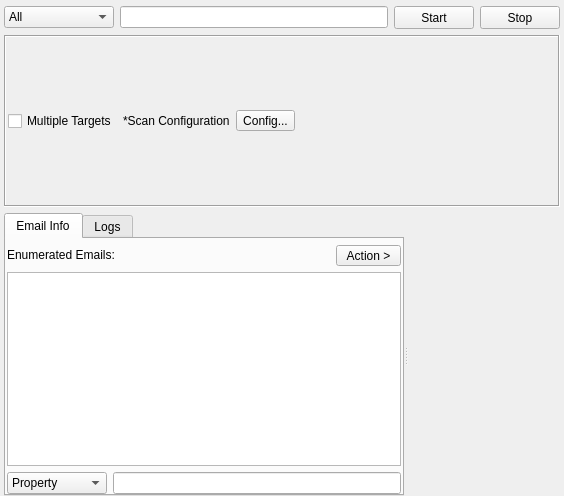
<?xml version="1.0" encoding="UTF-8"?>
<ui version="4.0">
 <class>EmailTool</class>
 <widget class="QWidget" name="EmailTool">
  <property name="geometry">
   <rect>
    <x>0</x>
    <y>0</y>
    <width>564</width>
    <height>496</height>
   </rect>
  </property>
  <property name="windowTitle">
   <string>Email Tool</string>
  </property>
  <layout class="QVBoxLayout" name="verticalLayout_2">
   <property name="leftMargin">
    <number>4</number>
   </property>
   <property name="topMargin">
    <number>6</number>
   </property>
   <property name="rightMargin">
    <number>4</number>
   </property>
   <property name="bottomMargin">
    <number>0</number>
   </property>
   <item>
    <layout class="QHBoxLayout" name="horizontalLayout">
     <item>
      <widget class="QComboBox" name="comboBoxEngine">
       <property name="minimumSize">
        <size>
         <width>110</width>
         <height>0</height>
        </size>
       </property>
       <item>
        <property name="text">
         <string>All</string>
        </property>
       </item>
       <item>
        <property name="text">
         <string>IpInfo</string>
        </property>
       </item>
       <item>
        <property name="text">
         <string>IpApi</string>
        </property>
       </item>
      </widget>
     </item>
     <item>
      <widget class="QLineEdit" name="lineEditTarget"/>
     </item>
     <item>
      <widget class="QPushButton" name="buttonStart">
       <property name="minimumSize">
        <size>
         <width>75</width>
         <height>23</height>
        </size>
       </property>
       <property name="sizeIncrement">
        <size>
         <width>0</width>
         <height>0</height>
        </size>
       </property>
       <property name="text">
        <string>Start</string>
       </property>
      </widget>
     </item>
     <item>
      <widget class="QPushButton" name="buttonStop">
       <property name="minimumSize">
        <size>
         <width>75</width>
         <height>23</height>
        </size>
       </property>
       <property name="sizeIncrement">
        <size>
         <width>0</width>
         <height>0</height>
        </size>
       </property>
       <property name="text">
        <string>Stop</string>
       </property>
      </widget>
     </item>
    </layout>
   </item>
   <item>
    <widget class="QFrame" name="frame">
     <property name="frameShape">
      <enum>QFrame::Box</enum>
     </property>
     <property name="frameShadow">
      <enum>QFrame::Sunken</enum>
     </property>
     <layout class="QHBoxLayout" name="horizontalLayout_2">
      <property name="leftMargin">
       <number>2</number>
      </property>
      <property name="rightMargin">
       <number>2</number>
      </property>
      <item>
       <widget class="QCheckBox" name="checkBoxMultipleTargets">
        <property name="text">
         <string>Multiple Targets</string>
        </property>
       </widget>
      </item>
      <item>
       <widget class="QLabel" name="label">
        <property name="text">
         <string>*Scan Configuration</string>
        </property>
       </widget>
      </item>
      <item>
       <widget class="QToolButton" name="buttonConfig">
        <property name="text">
         <string>Config...</string>
        </property>
       </widget>
      </item>
      <item>
       <spacer name="horizontalSpacer">
        <property name="orientation">
         <enum>Qt::Horizontal</enum>
        </property>
        <property name="sizeHint" stdset="0">
         <size>
          <width>396</width>
          <height>20</height>
         </size>
        </property>
       </spacer>
      </item>
     </layout>
    </widget>
   </item>
   <item>
    <widget class="QSplitter" name="splitter">
     <property name="orientation">
      <enum>Qt::Horizontal</enum>
     </property>
     <widget class="QTabWidget" name="tabWidget">
      <property name="currentIndex">
       <number>0</number>
      </property>
      <widget class="QWidget" name="tabInfo">
       <attribute name="title">
        <string>Email Info</string>
       </attribute>
       <layout class="QVBoxLayout" name="verticalLayout">
        <property name="leftMargin">
         <number>1</number>
        </property>
        <property name="topMargin">
         <number>6</number>
        </property>
        <property name="rightMargin">
         <number>1</number>
        </property>
        <property name="bottomMargin">
         <number>0</number>
        </property>
        <item>
         <layout class="QHBoxLayout" name="horizontalLayout_3">
          <item>
           <widget class="QLabel" name="label_2">
            <property name="sizePolicy">
             <sizepolicy hsizetype="Maximum" vsizetype="Maximum">
              <horstretch>0</horstretch>
              <verstretch>0</verstretch>
             </sizepolicy>
            </property>
            <property name="text">
             <string>Enumerated Emails:</string>
            </property>
           </widget>
          </item>
          <item>
           <widget class="QLabel" name="labelResultsCount">
            <property name="sizePolicy">
             <sizepolicy hsizetype="Preferred" vsizetype="Preferred">
              <horstretch>0</horstretch>
              <verstretch>0</verstretch>
             </sizepolicy>
            </property>
            <property name="text">
             <string/>
            </property>
           </widget>
          </item>
          <item>
           <widget class="QToolButton" name="toolButton">
            <property name="minimumSize">
             <size>
              <width>65</width>
              <height>20</height>
             </size>
            </property>
            <property name="text">
             <string>Action &gt;</string>
            </property>
           </widget>
          </item>
         </layout>
        </item>
        <item>
         <widget class="QTreeView" name="treeResults">
          <property name="acceptDrops">
           <bool>false</bool>
          </property>
          <property name="alternatingRowColors">
           <bool>true</bool>
          </property>
          <property name="selectionMode">
           <enum>QAbstractItemView::SingleSelection</enum>
          </property>
          <attribute name="headerCascadingSectionResizes">
           <bool>true</bool>
          </attribute>
          <attribute name="headerMinimumSectionSize">
           <number>220</number>
          </attribute>
          <attribute name="headerDefaultSectionSize">
           <number>220</number>
          </attribute>
          <attribute name="headerHighlightSections">
           <bool>true</bool>
          </attribute>
         </widget>
        </item>
        <item>
         <layout class="QHBoxLayout" name="horizontalLayout_4">
          <item>
           <widget class="QComboBox" name="comboBox_3">
            <property name="minimumSize">
             <size>
              <width>100</width>
              <height>0</height>
             </size>
            </property>
            <item>
             <property name="text">
              <string>Property</string>
             </property>
            </item>
            <item>
             <property name="text">
              <string>Value</string>
             </property>
            </item>
           </widget>
          </item>
          <item>
           <widget class="QLineEdit" name="lineEditFilter"/>
          </item>
         </layout>
        </item>
       </layout>
      </widget>
      <widget class="QWidget" name="tabLogs">
       <attribute name="title">
        <string>Logs</string>
       </attribute>
       <layout class="QVBoxLayout" name="verticalLayout_3">
        <property name="leftMargin">
         <number>2</number>
        </property>
        <property name="topMargin">
         <number>6</number>
        </property>
        <property name="rightMargin">
         <number>2</number>
        </property>
        <property name="bottomMargin">
         <number>0</number>
        </property>
        <item>
         <widget class="QPlainTextEdit" name="plainTextEditLogs"/>
        </item>
       </layout>
      </widget>
     </widget>
     <widget class="InputWidget" name="targets" native="true">
      <property name="minimumSize">
       <size>
        <width>0</width>
        <height>150</height>
       </size>
      </property>
     </widget>
    </widget>
   </item>
  </layout>
 </widget>
 <customwidgets>
  <customwidget>
   <class>InputWidget</class>
   <extends>QWidget</extends>
   <header>src/widgets/InputWidget.h</header>
   <container>1</container>
  </customwidget>
 </customwidgets>
 <resources/>
 <connections/>
</ui>
